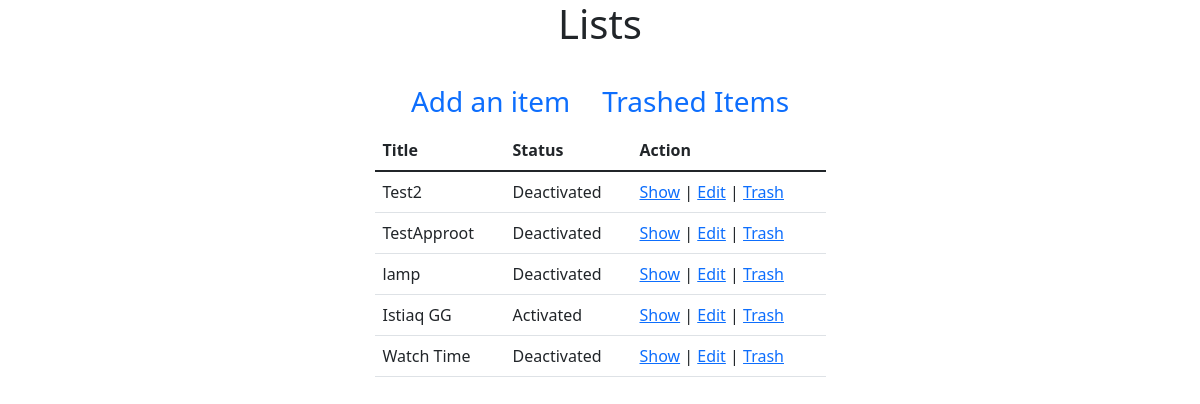
Before: /admin/Products/index.php with the older database file.
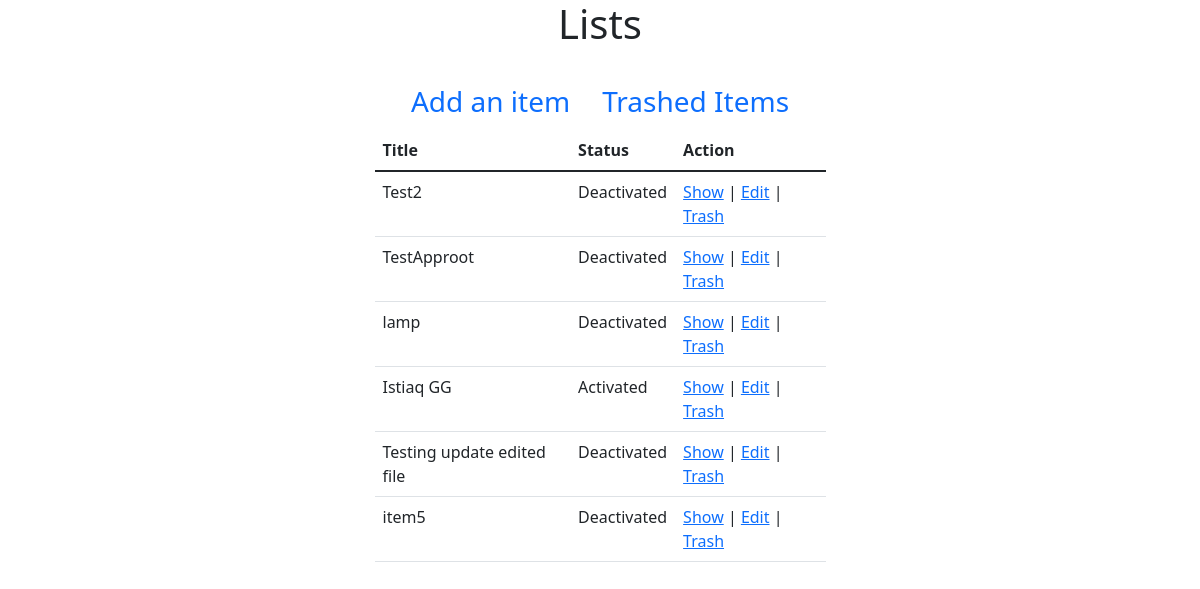
After: the same page with the newer database file.
### tables this page shows
CREATE TABLE `product` (
  `id` int(11) NOT NULL,
  `title` varchar(255) NOT NULL,
  `created_at` datetime NOT NULL DEFAULT CURRENT_TIMESTAMP,
  `modified_at` datetime NOT NULL DEFAULT CURRENT_TIMESTAMP,
  `is_deleted` tinyint(4) NOT NULL DEFAULT '0',
  `picture` varchar(255) DEFAULT NULL,
  `is_active` tinyint(4) NOT NULL DEFAULT '0'
);

### src/Product.php (called while the page is built, shortened)
<?php
class Product{
    public function index(){
        $conn = new PDO("mysql:host=localhost;dbname=ecommerce",
            'root', '');
        $conn->setAttribute(PDO::ATTR_ERRMODE,
            PDO::ERRMODE_EXCEPTION);
        $query = "SELECT * FROM `product` WHERE is_deleted = 0";
        $stmt = $conn->prepare($query);
        $result = $stmt->execute();
        $products = $stmt->fetchAll();
        return $products;
    }
}
?>

### admin/Products/index.php (the view, shortened to what this page needs)
<?php
$_product = new Product();
$products = $_product->index();
?>
<!doctype html>
<html lang="en">
<head>
    <link href="https://cdn.jsdelivr.net/npm/bootstrap@5.1.3/dist/css/bootstrap.min.css" rel="stylesheet">
</head>
<body>
<section>
    <div class="container">
        <div class="row justify-content-center">
            <div class="col-md-5">
                <h1 class="text-center mb-4">Lists</h1>
                <ul class="nav justify-content-center fs-3">
                    <li class="nav-item">
                        <a class="nav-link active" aria-current="page" href="create.php">
                            Add an item
                        </a>
                    </li>
                    <li class="nav-item">
                        <a class="nav-link" href="trash_index.php">Trashed Items</a>
                    </li>
                </ul>
                <table class="table">
                    <thead>
                    <tr>
                        <th scope="col">Title</th>
                        <th scope="col">Status</th>
                        <th scope="col">Action</th>
                    </tr>
                    </thead>
                    <tbody>
                    <?php
                    if (count($products) > 0):
                    foreach ($products as $product):
                    ?>
                    <tr>
                        <td><?= $product['title']?></td>
                        <td><?= $product['is_active'] ? 'Activated' : 'Deactivated'?></td>
                        <td><a href="show.php?id=<?=$product['id'];?>">Show</a>
                            |
                            <a href="edit.php?id=<?=$product['id'];?>">Edit</a>
                            |
                            <a href="trash.php?id=<?=$product['id'];?>"
                               onclick="return confirm('Are you sure you want to trash?')">
                                Trash
                            </a>
                        </td>
                    </tr>
                    <?php
                    endforeach;
                    endif;
                    ?>
                    </tbody>
                </table>
            </div>
        </div>
    </div>
</section>
</body>
</html>

Changed rows visible on the page:
removed product: title "Watch Time", is_active "Deactivated"
added product: title "Testing update edited file", is_active "Deactivated"
added product: title "item5", is_active "Deactivated"
